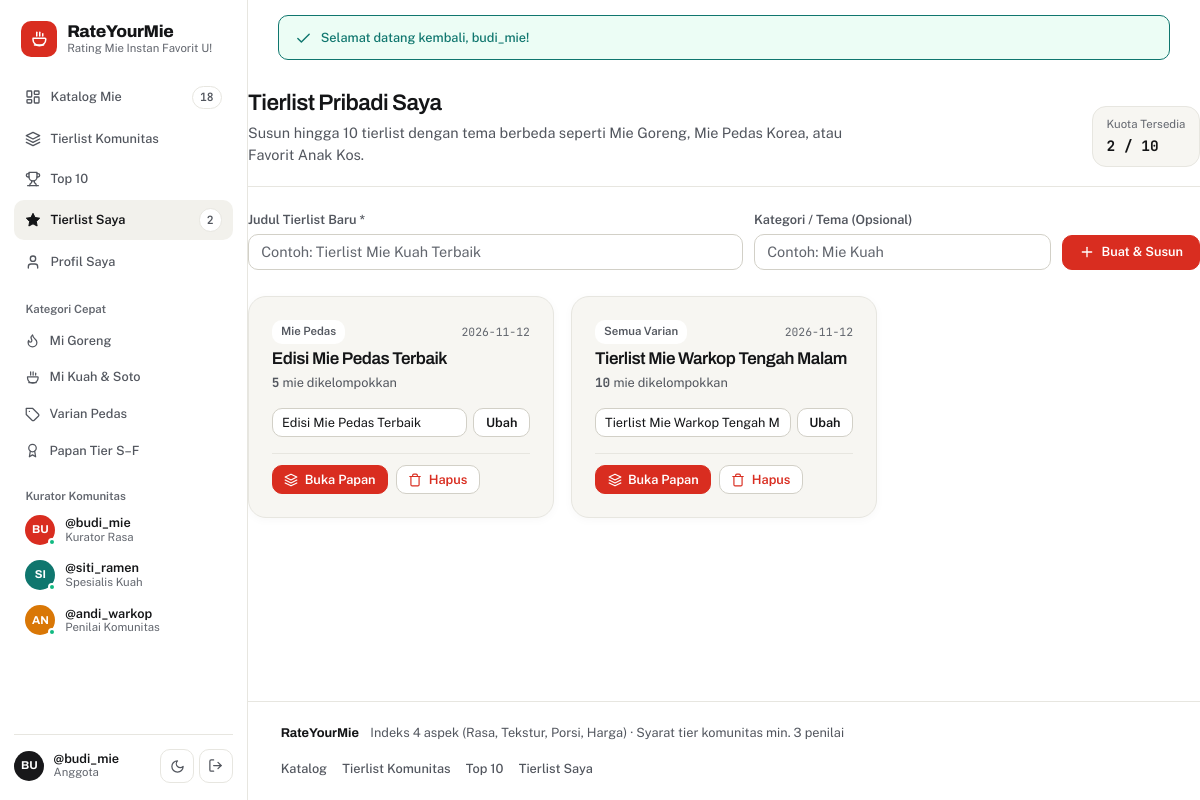
Before: /pages/tierlists.php (signed in) with the older database file.
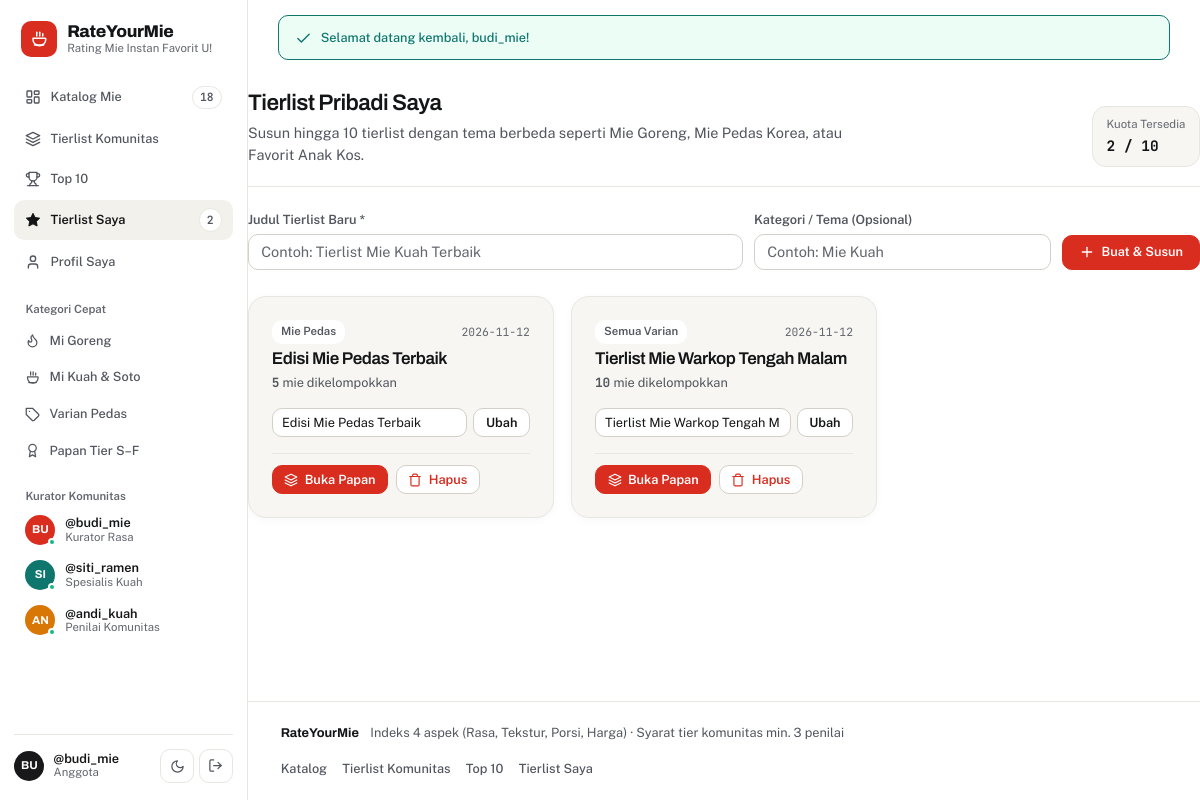
After: the same page with the newer database file.
### tables this page shows
CREATE TABLE users (
  id INT UNSIGNED AUTO_INCREMENT PRIMARY KEY,
  username VARCHAR(50) NOT NULL UNIQUE,
  email VARCHAR(255) NOT NULL UNIQUE,
  password_hash VARCHAR(255) NOT NULL,
  role ENUM('user','admin') NOT NULL DEFAULT 'user',
  email_verified TINYINT(1) NOT NULL DEFAULT 0,
  created_at DATETIME NOT NULL DEFAULT CURRENT_TIMESTAMP
);

### includes/helpers.php (called while the page is built, shortened)
<?php
function e(mixed $s): string
{
    return htmlspecialchars((string) $s, ENT_QUOTES, 'UTF-8');
}
function base_url(string $path = ''): string
{
    $scriptName = str_replace('\\', '/', $_SERVER['SCRIPT_NAME'] ?? '/index.php');
    $dir = rtrim(str_replace('\\', '/', dirname($scriptName)), '/');
    foreach (['/admin', '/api', '/auth', '/pages'] as $subDir) {
        if (str_ends_with($dir, $subDir)) {
            $dir = rtrim(str_replace('\\', '/', dirname($dir)), '/');
            break;
        }
    }
    $base = ($dir === '' || $dir === '.') ? '' : $dir;
    $cleanPath = ltrim($path, '/');
    return $cleanPath === '' ? ($base ?: '/') : $base . '/' . $cleanPath;
}

### pages/tierlists.php (the view, shortened to what the changed rows need)
<?php
$user = require_login();
$pdo = db();
$stmt = $pdo->prepare('
    SELECT
        t.*,
        COUNT(ti.id) AS item_count
    FROM tierlists t
    LEFT JOIN tierlist_items ti ON ti.tierlist_id = t.id
    WHERE t.user_id = :uid
    GROUP BY t.id
    ORDER BY t.updated_at DESC, t.id DESC
');
$stmt->execute([':uid' => (int) $user['id']]);
$tierlists = $stmt->fetchAll();
include __DIR__ . '/../includes/header.php';
?>
<main id="main-content" class="container section-block">
    <section class="page-head">
        <div class="page-head-copy">
            <h1>Tierlist Pribadi Saya</h1>
        </div>
    </section>
    <?php if (empty($tierlists)): ?>
        <div class="empty-state">
            <h2>Belum Ada Tierlist Pribadi</h2>
            <p>Gunakan formulir di atas untuk membuat tierlist pertama Anda dan mulai mengelompokkan mie ke baris S–F.</p>
        </div>
    <?php else: ?>
        <div class="catalog-grid" id="js-tierlists-grid">
            <?php foreach ($tierlists as $tl): ?>
                <article class="panel-card tierlist-summary-card" data-tierlist-card="<?= (int) $tl['id'] ?>">
                    <div>
                        <h2 class="tierlist-card-title">
                            <a href="<?= e(base_url('pages/tierlist.php?id=' . (int) $tl['id'])) ?>" class="js-tierlist-title-link">
                                <?= e($tl['title']) ?>
                            </a>
                        </h2>
                    </div>
                </article>
            <?php endforeach; ?>
        </div>
    <?php endif; ?>
</main>
<?php include __DIR__ . '/../includes/footer.php'; ?>

### includes/header.php (shortened to what the changed rows need)
<?php
$isInAdmin = str_contains(str_replace('\\', '/', $_SERVER['SCRIPT_NAME'] ?? ''), '/admin/');
$sidebarCurators = [];
try {
    $pdoHeader = db();
    $curStmt = $pdoHeader->query("SELECT username, role FROM users WHERE role = 'user' ORDER BY id ASC LIMIT 3");
    $sidebarCurators = $curStmt ? $curStmt->fetchAll() : [];
} catch (Throwable $ignored) {
    $sidebarNoodleCount = 0;
    $sidebarTierlistCount = 0;
    $sidebarCurators = [];
}
$curatorAvatars = ['#D92D20', '#0F766E', '#D97706', '#2563EB'];
$curatorRoles = ['Kurator Rasa', 'Spesialis Kuah', 'Penilai Komunitas'];
?>
<!DOCTYPE html>
<html lang="id">
<head>
    <link rel="stylesheet" href="<?= e(base_url('assets/css/style.css')) ?>">
</head>
<body data-base-url="<?= e(base_url()) ?>" class="<?= $isInAdmin ? 'is-admin-body' : 'is-public-body' ?>">
    <div class="app-shell">
        <aside class="app-sidebar" aria-label="<?= $isInAdmin ? 'Navigasi Panel Pengelola' : 'Navigasi Utama RateYourMie' ?>">
            <?php if (!empty($sidebarCurators)): ?>
                <div class="sidebar-subsection">
                    <div class="sidebar-curators">
                        <?php foreach ($sidebarCurators as $idx => $cur): ?>
                            <?php
                            $cName = (string) ($cur['username'] ?? 'kurator');
                            $cInit = mb_strtoupper(mb_substr($cName, 0, 2, 'UTF-8'), 'UTF-8');
                            $cBg = $curatorAvatars[$idx % count($curatorAvatars)];
                            $cRole = $curatorRoles[$idx % count($curatorRoles)];
                            ?>
                            <div class="sidebar-curator-row">
                                <span class="curator-avatar" style="background-color:<?= e($cBg) ?>;" aria-hidden="true">
                                    <?= e($cInit) ?>
                                    <span class="curator-dot"></span>
                                </span>
                                <div class="curator-info">
                                    <strong>@<?= e($cName) ?></strong>
                                    <span><?= e($cRole) ?></span>
                                </div>
                            </div>
                        <?php endforeach; ?>
                    </div>
                </div>
            <?php endif; ?>
        </aside>
        <div class="app-main-area">

Changed rows visible on the page:
changed users "AN": username "andi_warkop" → "andi_kuah"
